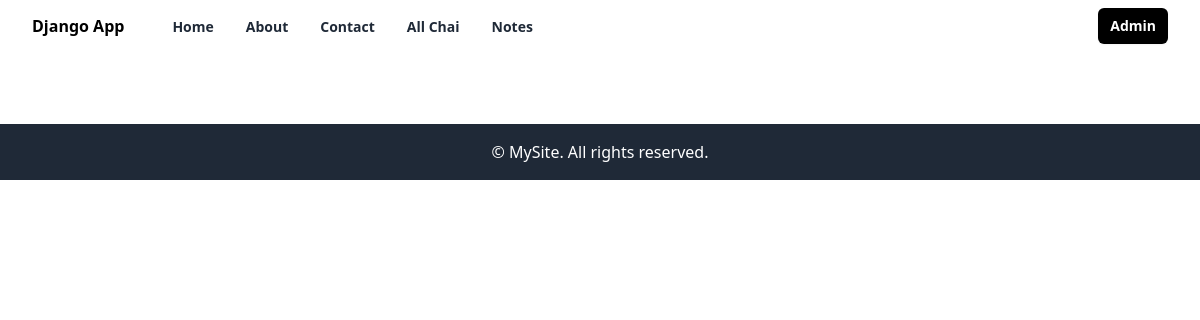
Page /chai/note/ on the earlier database version.
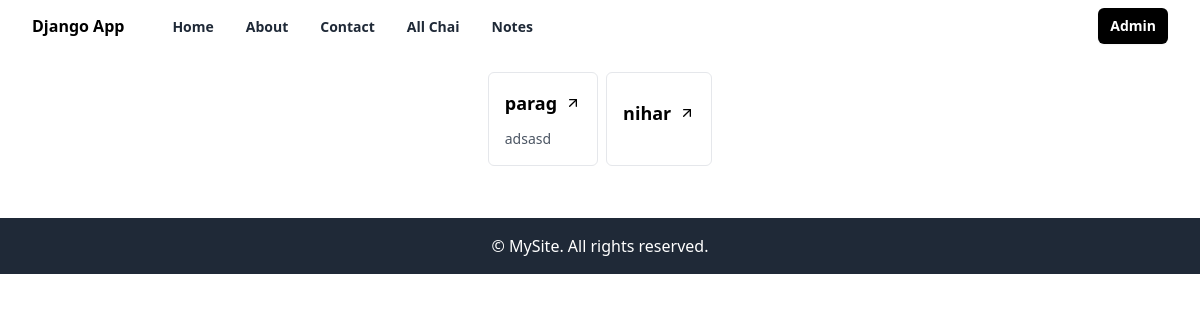
Same page on the later database version.
### chai/models.py (models this page shows)
class Notes(models.Model):
    name = models.CharField(max_length=100)
    description = models.TextField(blank=True, null=True)
    def __str__(self):
        return self.name

### chai/views.py (the view)
# urls.py: path('note/', notes,name="notes"),
def notes(request):
    note = Notes.objects.all()
    print(note)
    return render(request,'chai/notes.html',{'notes':note})

### chai/templates/chai/notes.html (shortened to what this page needs)
{% extends "layout.html" %}
{% block content %}
    <div style=" padding: 20px; " class="mx-auto w-full flex  justify-center gap-2">
        {% for note in notes %}
            <div class=" flex max-w-2xl flex-col items-center rounded-md border md:flex-row">
                <div>
                  <div class="p-4">
                    <h1 class="inline-flex items-center text-lg font-semibold">
                      {{note.name}}
                      <svg
                        xmlns="http://www.w3.org/2000/svg"
                        width="24"
                        height="24"
                        viewBox="0 0 24 24"
                        fill="none"
                        stroke="currentColor"
                        stroke-width="2"
                        stroke-linecap="round"
                        stroke-linejoin="round"
                        class="ml-2 h-4 w-4"
                      >
                        <line x1="7" y1="17" x2="17" y2="7"></line>
                        <polyline points="7 7 17 7 17 17"></polyline>
                      </svg>
                    </h1>
                    <p class="mt-3 text-sm text-gray-600">
                        {{note.description}}
                    </p>
                  </div>
                </div>
              </div>
        {% endfor %}
    </div>
{% endblock %}

### templates/layout.html (shortened to what this page needs)
{% load static tailwind_tags %}
{% load static %}
<!DOCTYPE html>
<html lang="en">
<head>
    {% tailwind_css %}
</head>
<body>
    <nav>
        {% include 'navbar.html' %}
    </nav>
    {% block content %}
    {% endblock %}
    <footer>
    {% include 'footer.html' %}
    </footer>
</body>
</html>

### templates/navbar.html (shortened to what this page needs)
{% load static tailwind_tags %}
{% load static %}
<div class="relative w-full bg-white">
    <div class="mx-auto flex max-w-7xl items-center justify-between px-4 py-2 sm:px-6 lg:px-8">
      <div class="inline-flex items-center space-x-2">
        <a class="font-bold text-black" href="{% url 'home' %}" >Django App</a>
      </div>
      <div class="hidden grow items-start lg:flex">
        <ul class="ml-12 inline-flex space-x-8">
          <li><a href="{% url 'home' %}" class="text-sm font-semibold text-gray-800 hover:text-gray-900">Home</a></li>
          <li><a href="{% url 'about' %}" class="text-sm font-semibold text-gray-800 hover:text-gray-900">About</a></li>
          <li><a href="{% url 'contact' %}" class="text-sm font-semibold text-gray-800 hover:text-gray-900">Contact</a></li>
          <li><a href="{% url 'all_chai' %}" class="text-sm font-semibold text-gray-800 hover:text-gray-900">All Chai</a></li>
          <li><a href="{% url 'notes' %}" class="text-sm font-semibold text-gray-800 hover:text-gray-900">Notes</a></li>
        </ul>
      </div>
      <div class="hidden lg:block">
        <a href="{% url 'admin:index' %}">
          <button
            type="button"
            class="rounded-md bg-black px-3 py-2 text-sm font-semibold text-white shadow-sm hover:bg-black/80 focus-visible:outline focus-visible:outline-2 focus-visible:outline-offset-2 focus-visible:outline-black"
          >
            Admin
          </button>
        </a>
      </div>
    </div>
  </div>

### templates/footer.html
<footer class="bg-gray-800 text-white text-center py-4 mt-8">
    <div class="container mx-auto">
        <p>&copy; {{ current_year }} MySite. All rights reserved.</p>
    </div>
</footer>

Differences in the rows shown:
added Notes: name "parag", description "adsasd"
added Notes: name "nihar"
